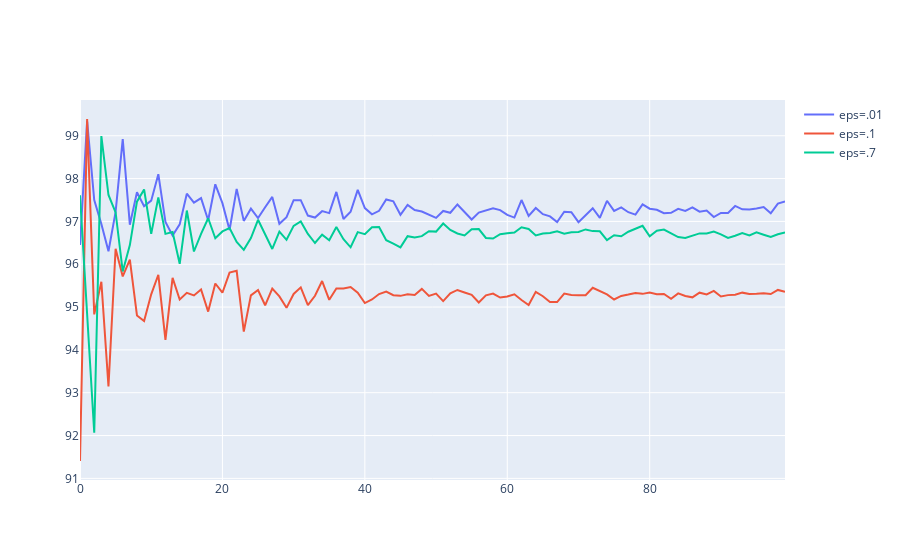

Here is the notebook cell this chart was saved with:
### Code cell
fig = go.Figure()
x = [x for x in range(100)]
fig.add_trace(go.Scatter(x = x, y= final_exp[0],mode = 'lines',name = 'eps=.01'))
fig.add_trace(go.Scatter(x = x, y= final_exp[1],mode = 'lines',name = 'eps=.1'))
fig.add_trace(go.Scatter(x = x, y= final_exp[2],mode = 'lines',name = 'eps=.7'))

fig.show()

### Figure 1 — Plotly figure (JSON) as saved in the notebook; plotly's stock layout.template omitted (floating-point values rounded to 4 significant figures; data arrays with more than 128 entries replaced by an {"elided": "..."} marker saying what was removed)
{"data": [{"mode": "lines", "name": "eps=.01", "type": "scatter", "x": [0, 1, 2, 3, 4, 5, 6, 7, 8, 9, 10, 11, 12, 13, 14, 15, 16, 17, 18, 19, 20, 21, 22, 23, 24, 25, 26, 27, 28, 29, 30, 31, 32, 33, 34, 35, 36, 37, 38, 39, 40, 41, 42, 43, 44, 45, 46, 47, 48, 49, 50, 51, 52, 53, 54, 55, 56, 57, 58, 59, 60, 61, 62, 63, 64, 65, 66, 67, 68, 69, 70, 71, 72, 73, 74, 75, 76, 77, 78, 79, 80, 81, 82, 83, 84, 85, 86, 87, 88, 89, 90, 91, 92, 93, 94, 95, 96, 97, 98, 99], "y": {"elided": "1000 float values"}}, {"mode": "lines", "name": "eps=.1", "type": "scatter", "x": [0, 1, 2, 3, 4, 5, 6, 7, 8, 9, 10, 11, 12, 13, 14, 15, 16, 17, 18, 19, 20, 21, 22, 23, 24, 25, 26, 27, 28, 29, 30, 31, 32, 33, 34, 35, 36, 37, 38, 39, 40, 41, 42, 43, 44, 45, 46, 47, 48, 49, 50, 51, 52, 53, 54, 55, 56, 57, 58, 59, 60, 61, 62, 63, 64, 65, 66, 67, 68, 69, 70, 71, 72, 73, 74, 75, 76, 77, 78, 79, 80, 81, 82, 83, 84, 85, 86, 87, 88, 89, 90, 91, 92, 93, 94, 95, 96, 97, 98, 99], "y": {"elided": "1000 float values"}}, {"mode": "lines", "name": "eps=.7", "type": "scatter", "x": [0, 1, 2, 3, 4, 5, 6, 7, 8, 9, 10, 11, 12, 13, 14, 15, 16, 17, 18, 19, 20, 21, 22, 23, 24, 25, 26, 27, 28, 29, 30, 31, 32, 33, 34, 35, 36, 37, 38, 39, 40, 41, 42, 43, 44, 45, 46, 47, 48, 49, 50, 51, 52, 53, 54, 55, 56, 57, 58, 59, 60, 61, 62, 63, 64, 65, 66, 67, 68, 69, 70, 71, 72, 73, 74, 75, 76, 77, 78, 79, 80, 81, 82, 83, 84, 85, 86, 87, 88, 89, 90, 91, 92, 93, 94, 95, 96, 97, 98, 99], "y": {"elided": "1000 float values"}}], "layout": {}}
